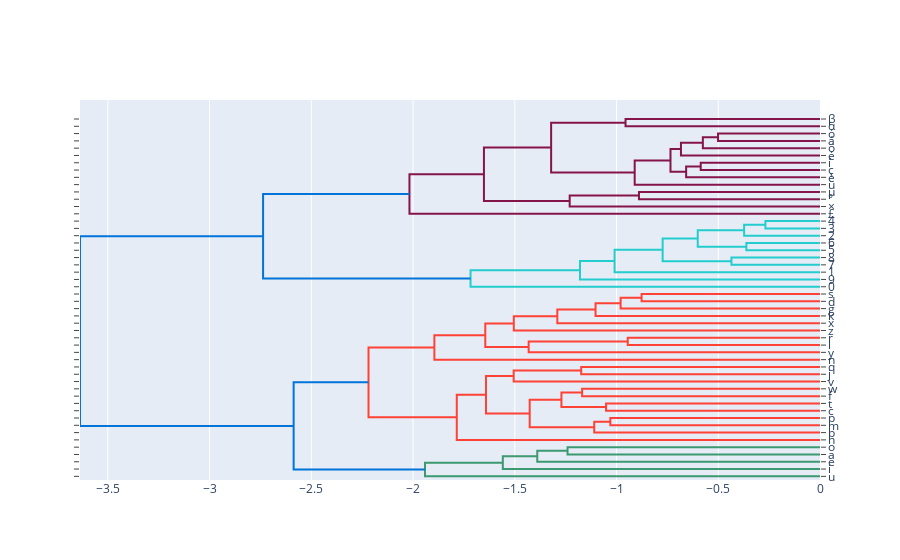

Notebook code cell kept with this figure:
### Code cell
dendro_side

### Figure 1 — Plotly figure (JSON) as saved in the notebook; plotly's stock layout.template omitted (floating-point values rounded to 4 significant figures)
{"data": [{"hoverinfo": "text", "marker": {"color": "rgb(61,153,112)"}, "mode": "lines", "type": "scatter", "x": [0, -1.241, -1.241, 0], "xaxis": "x2", "y": [35, 35, 45, 45], "yaxis": "y"}, {"hoverinfo": "text", "marker": {"color": "rgb(61,153,112)"}, "mode": "lines", "type": "scatter", "x": [0, -1.39, -1.39, -1.241], "xaxis": "x2", "y": [25, 25, 40, 40], "yaxis": "y"}, {"hoverinfo": "text", "marker": {"color": "rgb(61,153,112)"}, "mode": "lines", "type": "scatter", "x": [0, -1.559, -1.559, -1.39], "xaxis": "x2", "y": [15, 15, 32.5, 32.5], "yaxis": "y"}, {"hoverinfo": "text", "marker": {"color": "rgb(61,153,112)"}, "mode": "lines", "type": "scatter", "x": [0, -1.941, -1.941, -1.559], "xaxis": "x2", "y": [5, 5, 23.75, 23.75], "yaxis": "y"}, {"hoverinfo": "text", "marker": {"color": "rgb(255,65,54)"}, "mode": "lines", "type": "scatter", "x": [0, -1.03, -1.03, 0], "xaxis": "x2", "y": [75, 75, 85, 85], "yaxis": "y"}, {"hoverinfo": "text", "marker": {"color": "rgb(255,65,54)"}, "mode": "lines", "type": "scatter", "x": [0, -1.11, -1.11, -1.03], "xaxis": "x2", "y": [65, 65, 80, 80], "yaxis": "y"}, {"hoverinfo": "text", "marker": {"color": "rgb(255,65,54)"}, "mode": "lines", "type": "scatter", "x": [0, -1.051, -1.051, 0], "xaxis": "x2", "y": [95, 95, 105, 105], "yaxis": "y"}, {"hoverinfo": "text", "marker": {"color": "rgb(255,65,54)"}, "mode": "lines", "type": "scatter", "x": [0, -1.169, -1.169, 0], "xaxis": "x2", "y": [115, 115, 125, 125], "yaxis": "y"}, {"hoverinfo": "text", "marker": {"color": "rgb(255,65,54)"}, "mode": "lines", "type": "scatter", "x": [-1.051, -1.271, -1.271, -1.169], "xaxis": "x2", "y": [100, 100, 120, 120], "yaxis": "y"}, {"hoverinfo": "text", "marker": {"color": "rgb(255,65,54)"}, "mode": "lines", "type": "scatter", "x": [-1.11, -1.427, -1.427, -1.271], "xaxis": "x2", "y": [72.5, 72.5, 110, 110], "yaxis": "y"}, {"hoverinfo": "text", "marker": {"color": "rgb(255,65,54)"}, "mode": "lines", "type": "scatter", "x": [0, -1.174, -1.174, 0], "xaxis": "x2", "y": [145, 145, 155, 155], "yaxis": "y"}, {"hoverinfo": "text", "marker": {"color": "rgb(255,65,54)"}, "mode": "lines", "type": "scatter", "x": [0, -1.505, -1.505, -1.174], "xaxis": "x2", "y": [135, 135, 150, 150], "yaxis": "y"}, {"hoverinfo": "text", "marker": {"color": "rgb(255,65,54)"}, "mode": "lines", "type": "scatter", "x": [-1.427, -1.641, -1.641, -1.505], "xaxis": "x2", "y": [91.25, 91.25, 142.5, 142.5], "yaxis": "y"}, {"hoverinfo": "text", "marker": {"color": "rgb(255,65,54)"}, "mode": "lines", "type": "scatter", "x": [0, -1.785, -1.785, -1.641], "xaxis": "x2", "y": [55, 55, 116.9, 116.9], "yaxis": "y"}, {"hoverinfo": "text", "marker": {"color": "rgb(255,65,54)"}, "mode": "lines", "type": "scatter", "x": [0, -0.9448, -0.9448, 0], "xaxis": "x2", "y": [185, 185, 195, 195], "yaxis": "y"}, {"hoverinfo": "text", "marker": {"color": "rgb(255,65,54)"}, "mode": "lines", "type": "scatter", "x": [0, -1.432, -1.432, -0.9448], "xaxis": "x2", "y": [175, 175, 190, 190], "yaxis": "y"}, {"hoverinfo": "text", "marker": {"color": "rgb(255,65,54)"}, "mode": "lines", "type": "scatter", "x": [0, -0.8768, -0.8768, 0], "xaxis": "x2", "y": [245, 245, 255, 255], "yaxis": "y"}, {"hoverinfo": "text", "marker": {"color": "rgb(255,65,54)"}, "mode": "lines", "type": "scatter", "x": [0, -0.9798, -0.9798, -0.8768], "xaxis": "x2", "y": [235, 235, 250, 250], "yaxis": "y"}, {"hoverinfo": "text", "marker": {"color": "rgb(255,65,54)"}, "mode": "lines", "type": "scatter", "x": [0, -1.103, -1.103, -0.9798], "xaxis": "x2", "y": [225, 225, 242.5, 242.5], "yaxis": "y"}, {"hoverinfo": "text", "marker": {"color": "rgb(255,65,54)"}, "mode": "lines", "type": "scatter", "x": [0, -1.291, -1.291, -1.103], "xaxis": "x2", "y": [215, 215, 233.8, 233.8], "yaxis": "y"}, {"hoverinfo": "text", "marker": {"color": "rgb(255,65,54)"}, "mode": "lines", "type": "scatter", "x": [0, -1.505, -1.505, -1.291], "xaxis": "x2", "y": [205, 205, 224.4, 224.4], "yaxis": "y"}, {"hoverinfo": "text", "marker": {"color": "rgb(255,65,54)"}, "mode": "lines", "type": "scatter", "x": [-1.432, -1.645, -1.645, -1.505], "xaxis": "x2", "y": [182.5, 182.5, 214.7, 214.7], "yaxis": "y"}, {"hoverinfo": "text", "marker": {"color": "rgb(255,65,54)"}, "mode": "lines", "type": "scatter", "x": [0, -1.895, -1.895, -1.645], "xaxis": "x2", "y": [165, 165, 198.6, 198.6], "yaxis": "y"}, {"hoverinfo": "text", "marker": {"color": "rgb(255,65,54)"}, "mode": "lines", "type": "scatter", "x": [-1.785, -2.219, -2.219, -1.895], "xaxis": "x2", "y": [85.94, 85.94, 181.8, 181.8], "yaxis": "y"}, {"hoverinfo": "text", "marker": {"color": "rgb(0,116,217)"}, "mode": "lines", "type": "scatter", "x": [-1.941, -2.587, -2.587, -2.219], "xaxis": "x2", "y": [14.38, 14.38, 133.9, 133.9], "yaxis": "y"}, {"hoverinfo": "text", "marker": {"color": "rgb(35,205,205)"}, "mode": "lines", "type": "scatter", "x": [0, -0.4352, -0.4352, 0], "xaxis": "x2", "y": [295, 295, 305, 305], "yaxis": "y"}, {"hoverinfo": "text", "marker": {"color": "rgb(35,205,205)"}, "mode": "lines", "type": "scatter", "x": [0, -0.3618, -0.3618, 0], "xaxis": "x2", "y": [315, 315, 325, 325], "yaxis": "y"}, {"hoverinfo": "text", "marker": {"color": "rgb(35,205,205)"}, "mode": "lines", "type": "scatter", "x": [0, -0.2682, -0.2682, 0], "xaxis": "x2", "y": [345, 345, 355, 355], "yaxis": "y"}, {"hoverinfo": "text", "marker": {"color": "rgb(35,205,205)"}, "mode": "lines", "type": "scatter", "x": [0, -0.3729, -0.3729, -0.2682], "xaxis": "x2", "y": [335, 335, 350, 350], "yaxis": "y"}, {"hoverinfo": "text", "marker": {"color": "rgb(35,205,205)"}, "mode": "lines", "type": "scatter", "x": [-0.3618, -0.6009, -0.6009, -0.3729], "xaxis": "x2", "y": [320, 320, 342.5, 342.5], "yaxis": "y"}, {"hoverinfo": "text", "marker": {"color": "rgb(35,205,205)"}, "mode": "lines", "type": "scatter", "x": [-0.4352, -0.7733, -0.7733, -0.6009], "xaxis": "x2", "y": [300, 300, 331.2, 331.2], "yaxis": "y"}, {"hoverinfo": "text", "marker": {"color": "rgb(35,205,205)"}, "mode": "lines", "type": "scatter", "x": [0, -1.01, -1.01, -0.7733], "xaxis": "x2", "y": [285, 285, 315.6, 315.6], "yaxis": "y"}, {"hoverinfo": "text", "marker": {"color": "rgb(35,205,205)"}, "mode": "lines", "type": "scatter", "x": [0, -1.179, -1.179, -1.01], "xaxis": "x2", "y": [275, 275, 300.3, 300.3], "yaxis": "y"}, {"hoverinfo": "text", "marker": {"color": "rgb(35,205,205)"}, "mode": "lines", "type": "scatter", "x": [0, -1.717, -1.717, -1.179], "xaxis": "x2", "y": [265, 265, 287.7, 287.7], "yaxis": "y"}, {"hoverinfo": "text", "marker": {"color": "rgb(133,20,75)"}, "mode": "lines", "type": "scatter", "x": [0, -0.8897, -0.8897, 0], "xaxis": "x2", "y": [385, 385, 395, 395], "yaxis": "y"}, {"hoverinfo": "text", "marker": {"color": "rgb(133,20,75)"}, "mode": "lines", "type": "scatter", "x": [0, -1.23, -1.23, -0.8897], "xaxis": "x2", "y": [375, 375, 390, 390], "yaxis": "y"}, {"hoverinfo": "text", "marker": {"color": "rgb(133,20,75)"}, "mode": "lines", "type": "scatter", "x": [0, -0.5861, -0.5861, 0], "xaxis": "x2", "y": [425, 425, 435, 435], "yaxis": "y"}, {"hoverinfo": "text", "marker": {"color": "rgb(133,20,75)"}, "mode": "lines", "type": "scatter", "x": [0, -0.6579, -0.6579, -0.5861], "xaxis": "x2", "y": [415, 415, 430, 430], "yaxis": "y"}, {"hoverinfo": "text", "marker": {"color": "rgb(133,20,75)"}, "mode": "lines", "type": "scatter", "x": [0, -0.501, -0.501, 0], "xaxis": "x2", "y": [465, 465, 475, 475], "yaxis": "y"}, {"hoverinfo": "text", "marker": {"color": "rgb(133,20,75)"}, "mode": "lines", "type": "scatter", "x": [0, -0.5758, -0.5758, -0.501], "xaxis": "x2", "y": [455, 455, 470, 470], "yaxis": "y"}, {"hoverinfo": "text", "marker": {"color": "rgb(133,20,75)"}, "mode": "lines", "type": "scatter", "x": [0, -0.6833, -0.6833, -0.5758], "xaxis": "x2", "y": [445, 445, 462.5, 462.5], "yaxis": "y"}, {"hoverinfo": "text", "marker": {"color": "rgb(133,20,75)"}, "mode": "lines", "type": "scatter", "x": [-0.6579, -0.7347, -0.7347, -0.6833], "xaxis": "x2", "y": [422.5, 422.5, 453.8, 453.8], "yaxis": "y"}, {"hoverinfo": "text", "marker": {"color": "rgb(133,20,75)"}, "mode": "lines", "type": "scatter", "x": [0, -0.9107, -0.9107, -0.7347], "xaxis": "x2", "y": [405, 405, 438.1, 438.1], "yaxis": "y"}, {"hoverinfo": "text", "marker": {"color": "rgb(133,20,75)"}, "mode": "lines", "type": "scatter", "x": [0, -0.9557, -0.9557, 0], "xaxis": "x2", "y": [485, 485, 495, 495], "yaxis": "y"}, {"hoverinfo": "text", "marker": {"color": "rgb(133,20,75)"}, "mode": "lines", "type": "scatter", "x": [-0.9107, -1.321, -1.321, -0.9557], "xaxis": "x2", "y": [421.6, 421.6, 490, 490], "yaxis": "y"}, {"hoverinfo": "text", "marker": {"color": "rgb(133,20,75)"}, "mode": "lines", "type": "scatter", "x": [-1.23, -1.652, -1.652, -1.321], "xaxis": "x2", "y": [382.5, 382.5, 455.8, 455.8], "yaxis": "y"}, {"hoverinfo": "text", "marker": {"color": "rgb(133,20,75)"}, "mode": "lines", "type": "scatter", "x": [0, -2.018, -2.018, -1.652], "xaxis": "x2", "y": [365, 365, 419.1, 419.1], "yaxis": "y"}, {"hoverinfo": "text", "marker": {"color": "rgb(0,116,217)"}, "mode": "lines", "type": "scatter", "x": [-1.717, -2.737, -2.737, -2.018], "xaxis": "x2", "y": [276.3, 276.3, 392.1, 392.1], "yaxis": "y"}, {"hoverinfo": "text", "marker": {"color": "rgb(0,116,217)"}, "mode": "lines", "type": "scatter", "x": [-2.587, -3.637, -3.637, -2.737], "xaxis": "x2", "y": [74.12, 74.12, 334.2, 334.2], "yaxis": "y"}], "layout": {"autosize": false, "height": null, "hovermode": "closest", "showlegend": false, "width": null, "xaxis": {"mirror": "allticks", "rangemode": "tozero", "showgrid": false, "showline": true, "showticklabels": true, "ticks": "outside", "type": "linear", "zeroline": false}, "yaxis": {"mirror": "allticks", "rangemode": "tozero", "showgrid": false, "showline": true, "showticklabels": true, "side": "right", "tickmode": "array", "ticks": "outside", "ticktext": ["u", "i", "e", "a", "o", "h", "b", "m", "p", "c", "t", "f", "w", "v", "j", "q", "n", "y", "l", "r", "z", "x", "k", "g", "d", "s", "0", "9", "1", "7", "8", "5", "6", "2", "3", "4", "£", "×", "°", "μ", "ü", "è", "ç", "í", "é", "ö", "á", "ó", "α", "β"], "tickvals": [5, 15, 25, 35, 45, 55, 65, 75, 85, 95, 105, 115, 125, 135, 145, 155, 165, 175, 185, 195, 205, 215, 225, 235, 245, 255, 265, 275, 285, 295, 305, 315, 325, 335, 345, 355, 365, 375, 385, 395, 405, 415, 425, 435, 445, 455, 465, 475, 485, 495], "type": "linear", "zeroline": false}}}
